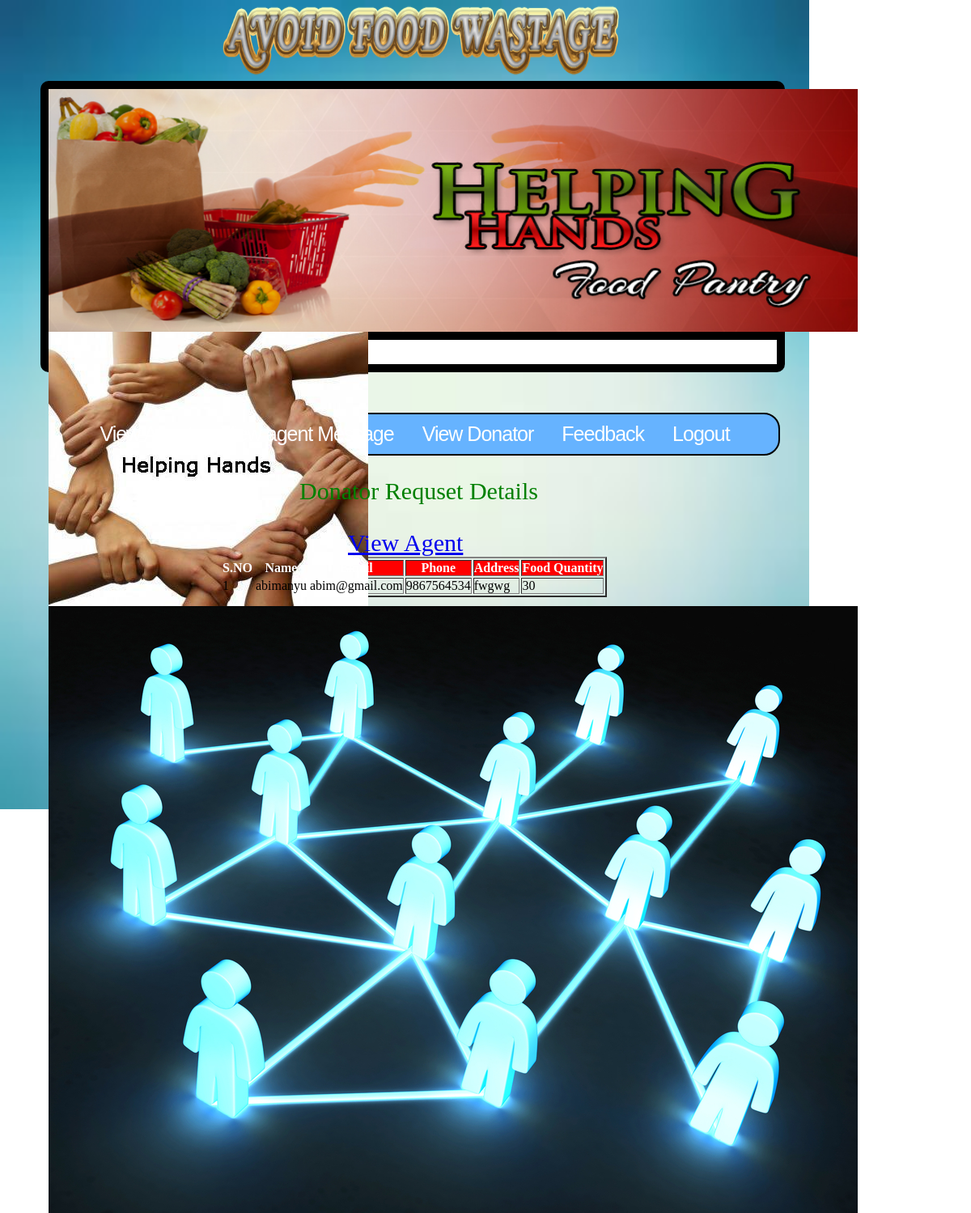
Screenshot of /code/view_donator.php?uid=3 with the database file from the repository.
### tables this page shows
CREATE TABLE IF NOT EXISTS `food_details` (
  `id` int(11) NOT NULL,
  `uid` int(12) NOT NULL,
  `name` varchar(25) NOT NULL,
  `email` varchar(25) NOT NULL,
  `phone` varchar(15) NOT NULL,
  `address` varchar(30) NOT NULL,
  `av_food` varchar(10) NOT NULL
);

### code/view_donator.php (the view, shortened to what this page needs)
<?php
include 'adminheader.php';
$usid=$_GET['uid'];
?>
<html>
<head>
<link href="style.css" rel="stylesheet">
</head>
<body>
<div id="donorhead">
Donator Requset Details
</div>
<div id="donorrequest">
<table border=2>
<th>S.NO</th>
<th>Name</th>
<th>Email</th>
<th>Phone</th>
<th>Address</th>
<th>Food Quantity</th>
<?php
  $n=1;
        $result=mysql_query("SELECT * FROM food_details where uid=".$usid);
         while($row = mysql_fetch_array($result))
		 {	?>
		   <tr>
		   <td><?=$n++?></td>
		    <td><?=$row['name']?></td>
		    <td><?=$row['email']?></td>
           <td><?=$row['phone']?></td>
		    <td><?=$row['address']?></td>
			<td><?=$row['av_food']?></td>
			<a href="view_agent.php?id=<?=$row['uid']?>">View Agent</a>
			<?php
		    }?>
		 </tr>
		 </table>
		 </div>
		 </body>
		 </html>

### code/style.css (style rules this page uses)
* { margin:0px; padding:0px; }
#donorhead { margin-left:370px; font-size:30px; margin-top:50px; color:green; }
#donorrequest { margin-left:270px; margin-top:30px; }
#donorrequest table th { background-color:red; color:white; }
#donorrequest a { margin-left:160px; font-size:30px; }

### code/adminheader.php (style rules this page uses)
* { margin: 0; outline: none; }

### rows the page displays
food_details: name "abimanyu", email "abim@gmail.com", phone "9867564534", address "fwgwg", av_food "30"
